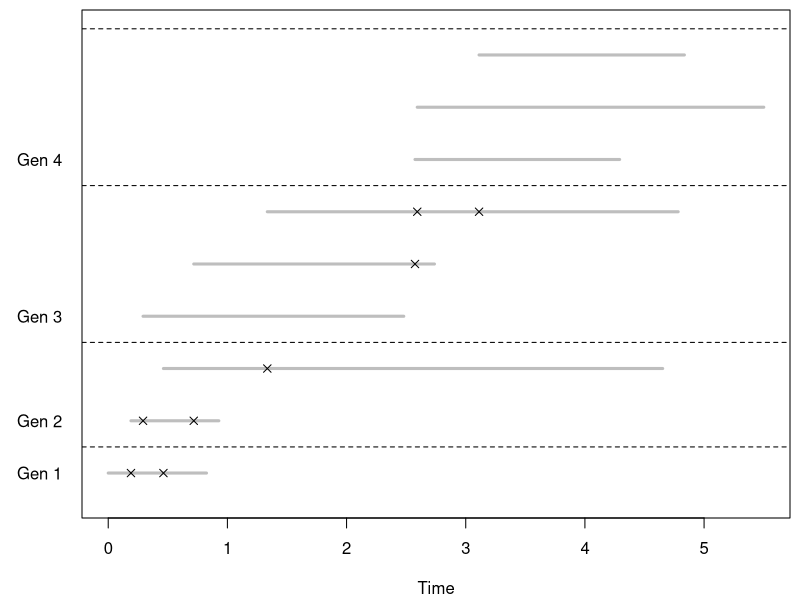
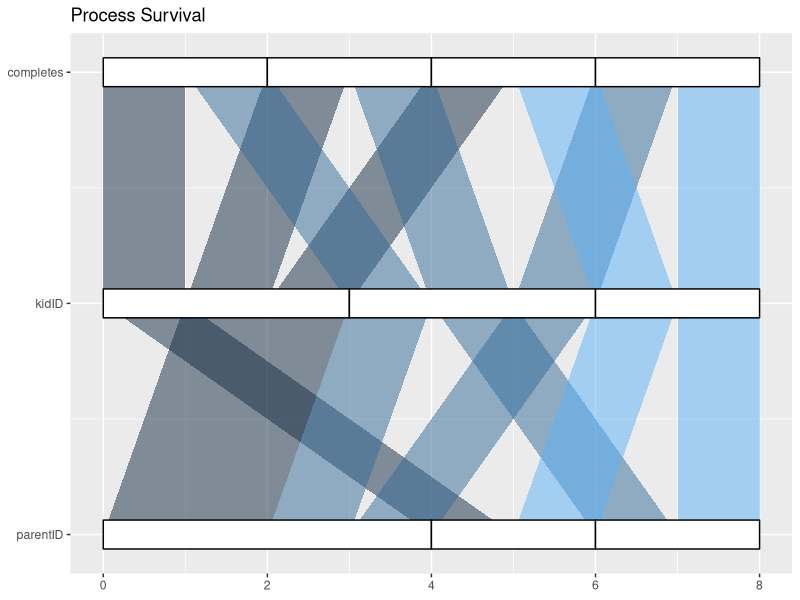

The R source for these figures, in order:
## ---- chunk 1
if(!require(ggplot2)){
  install.packages("ggplot2")
  library(ggplot2)
}
library(ggplot2)
if(!require(ggalluvial)){
  install.packages("ggalluvial")
  library(ggalluvial)
}
library(ggalluvial)
## ---- chunk 2
genKidsV = function(bTimes, cTimes, parentID, lambda = 0.5, kappa = 0.3) {
  # Determine how many children each job has
  parentAge = cTimes - bTimes
  numKids = rpois(n = length(parentAge), lambda = lambda * parentAge)
  if (sum(numKids) == 0) return(NULL)
  
  # Determine the birth times of the children  
  kidStats = 
    mapply(function(n, min, max) {
      births = sort(runif(n, min, max))
      runtimes = rexp(n, rate = kappa)
      completes = rep(max, n) + runtimes
      data.frame(births, completes)
    },
    n = numKids , min = bTimes, max = cTimes, 
    SIMPLIFY = FALSE)
  
  
  return(data.frame(parentID = rep(parentID, numKids),
                    kidID = 1:sum(numKids), 
                    births = unlist(lapply(kidStats, "[[", "births")), 
                    completes = unlist(lapply(kidStats,"[[", "completes"))
  ))
}
## ---- chunk 3
familyTree = function(lambda = 0.5, kappa = 0.3, 
                      maxGen = 10, maxOffspring = 1000) {
  
  # Return value - a list with 1 data frame per generation.
  allGens = vector(mode = "list", length = maxGen)
  
  # Generate root of the tree
  allGens[[1]] = data.frame(parentID = NA, kidID = 1, 
                            births = 0, 
                            completes = rexp(1, rate = kappa))
  
  currentNumOffspring = 0
  
  # Generate future generations, one at a time.
  for (i in 2:maxGen) {
    nextGen = genKidsV(bTimes = allGens[[ (i - 1) ]]$births,
                       cTimes = allGens[[ (i - 1) ]]$completes,
                       parentID = allGens[[ (i - 1) ]]$kidID,
                       lambda = lambda, kappa = kappa)
    if (is.null(nextGen)) return(allGens[ 1:(i - 1) ]) 
    allGens[[ i ]] = nextGen
    currentNumOffspring = currentNumOffspring + nrow(nextGen)
    if (currentNumOffspring > maxOffspring) 
      return(allGens[1:i])
  }  
  allGens
}
## ---- chunk 4
#Use familyTree and genKidsV to create the family tree plot
oldPar = par(mar = c(4.1, 4.1, 0.5, 0.5))
seed1 = 12062013
set.seed(seed1)
g = familyTree(lambda = 0.4, kappa = 1, maxGen = 10)
maxLife = max(sapply(g, function(gen) max(gen$completes)))
numFamily = sum(sapply(g, nrow))
plot(0,0, ylim = c(0.5, numFamily + 0.5), xlim = c(0, maxLife),
     xlab = "Time", ylab = "", type ="n",
     axes = FALSE)
box()
axis(1)
numGen = length(g)
numKids = sapply(g, nrow)
treeN = g[ 2:(numGen + 1) ]
birthNum = c(0, cumsum(sapply(g, nrow))[ -length(g)])
axis(2, at = birthNum + 1, 
     labels = paste("Gen", 1:numGen), tick = FALSE, las = 1)
mapply(function(gen, nextGen, birthNum) {
  birthOrder = birthNum + (1:nrow(gen))
  segments(x0 = gen$births, x1 = gen$completes, y0 = birthOrder,
           lwd = 3, col = "grey")
  abline(h = 0.5 + max(birthOrder), lty = 2, col="black" )
  if (all(!is.na(nextGen$births)))
    points(x = nextGen$births, y = birthOrder[nextGen$parentID],
           pch = 4)
},
gen = g, nextGen = treeN, birthNum = birthNum )
par(oldPar)

## ---- chunk 5
#Remove null data frame and merge remaining
treeN <- treeN[1:3]
treeN2 <- do.call("rbind", treeN)
str(treeN2)
#add birthnum to merged data frame
birthNum = c(0, cumsum(sapply(g, nrow))[ -length(g)])
treeN2[4] <- birthNum
treeN2

## ---- chunk 6
# Use the dataframe from above to create the alluvial plot
ggplot(as.data.frame(treeN2),
       aes(weight = births,
           axis1 = parentID, axis2 = kidID, axis3=completes)) +
  geom_alluvium(aes(fill=kidID),
                width=0,knot.pos = 0, reverse = F) +
  guides(fill=F) +
  geom_stratum(width = 1/8, reverse = FALSE) +
  geom_text(stat = "stratum", label.strata = TRUE, reverse = FALSE) +
  scale_x_continuous(breaks = 1:3, labels = c("parentID", "kidID", "completes")) +
  coord_flip() +
  ggtitle("Process Survival")
